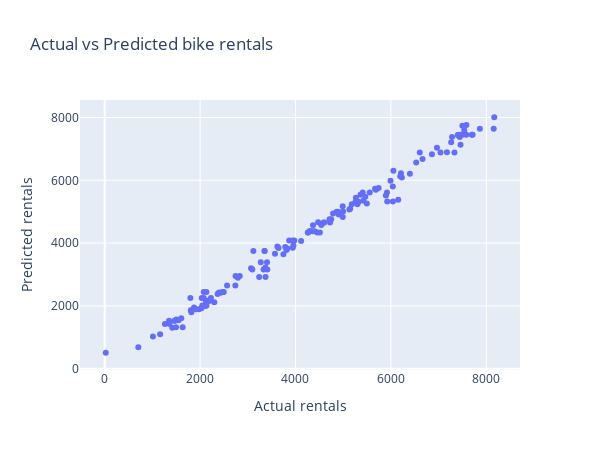

Write notebook code for a chart like this one.
### Code cell
fig = px.scatter(compare_df, x='Actual rentals', y='Predicted rentals',
                 title="Actual vs Predicted bike rentals",
                 width=600, height=450)
fig.show()

### Figure 1 — Plotly figure (JSON) as saved in the notebook; plotly's stock layout.template omitted (floating-point values rounded to 4 significant figures; data arrays with more than 128 entries replaced by an {"elided": "..."} marker saying what was removed)
{"data": [{"hovertemplate": "Actual rentals=%{x}<br>Predicted rentals=%{y}<extra></extra>", "legendgroup": "", "marker": {"color": "#636efa", "symbol": "circle"}, "mode": "markers", "name": "", "orientation": "v", "showlegend": false, "type": "scatter", "x": {"elided": "147 int values"}, "xaxis": "x", "y": {"elided": "147 float values"}, "yaxis": "y"}], "layout": {"height": 450, "legend": {"tracegroupgap": 0}, "title": {"text": "Actual vs Predicted bike rentals"}, "width": 600, "xaxis": {"anchor": "y", "domain": [0, 1], "title": {"text": "Actual rentals"}}, "yaxis": {"anchor": "x", "domain": [0, 1], "title": {"text": "Predicted rentals"}}}}
